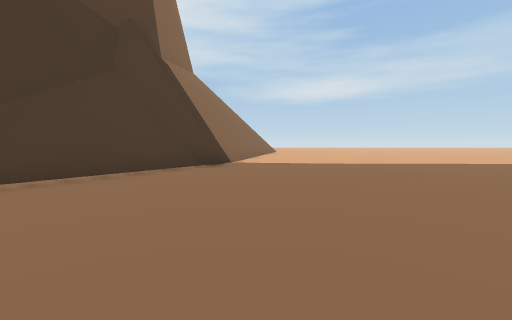
view 1 (above)

17 first-person views from a walk through a scene from a Unity 3-D project. The camera is 1.2 m above the floor, tilts 4° down and sees 90° across. The floor is counted in squares, 2 m on a side. Each view is taken from the middle of a square. On the plan, view 1 faces up. The plan holds only what a view shows up to about 9 squares ahead; the rest is blank. The place goes on beyond the plan. The player is left out.

view 2
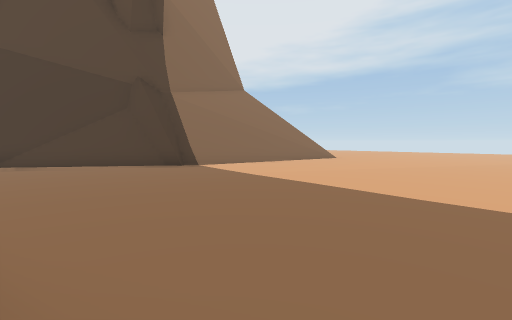

view 3
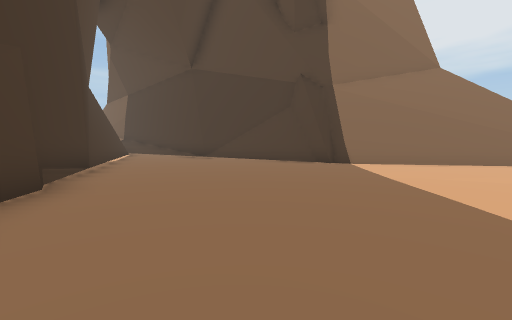

view 4
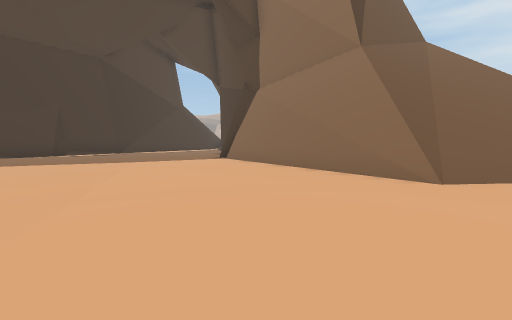

view 5
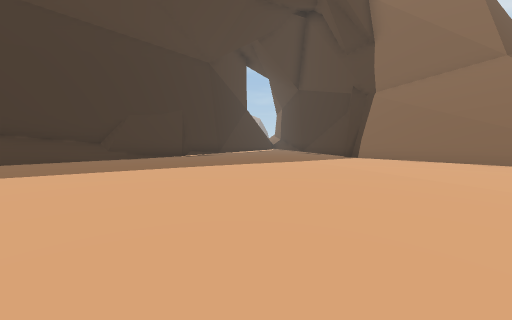

view 6
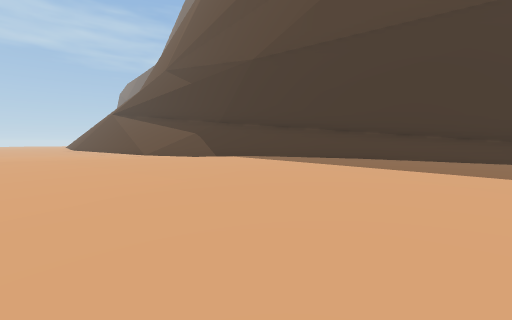

view 7
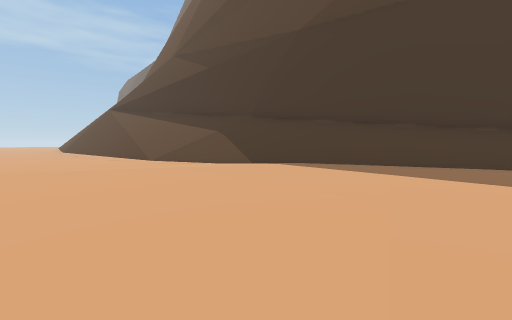

view 8
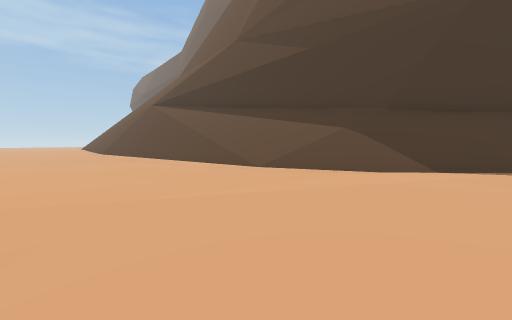

view 9
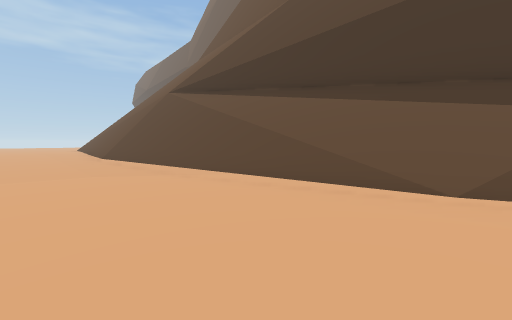

view 10
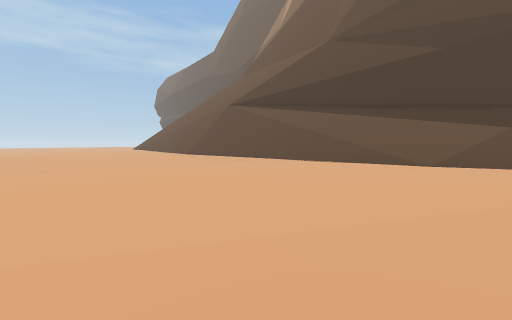

view 11
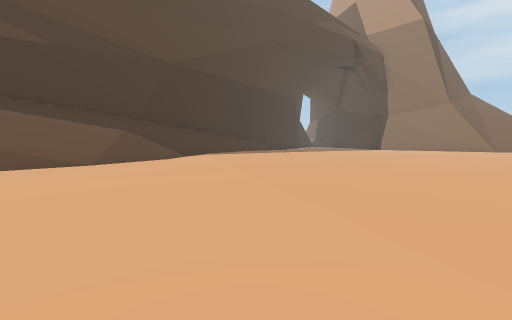

view 12
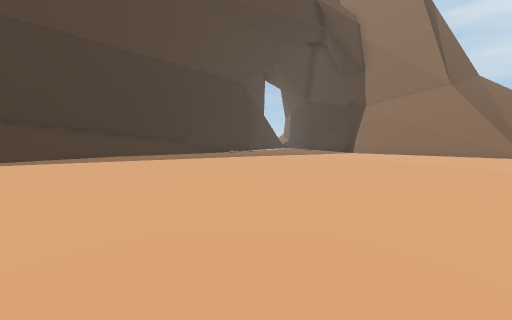

view 13
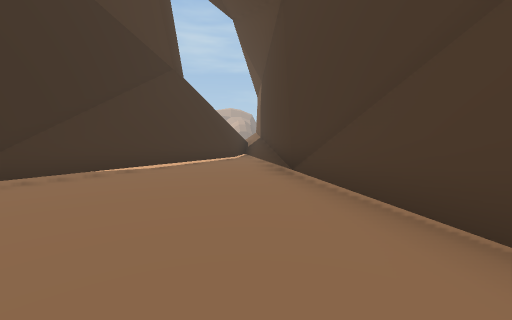

view 14
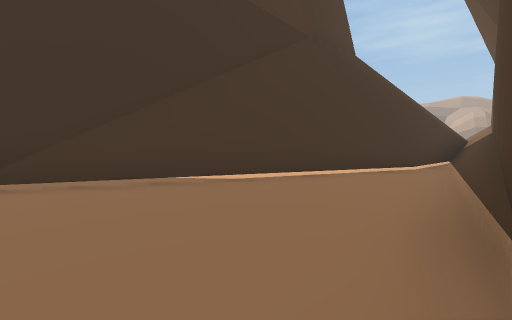

view 15
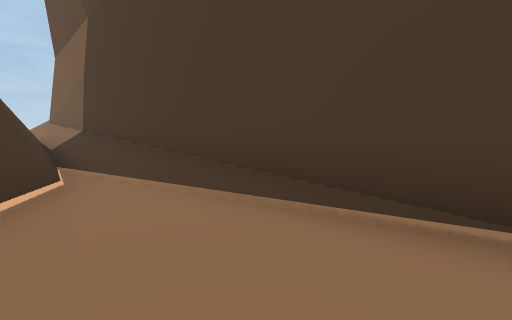

view 16
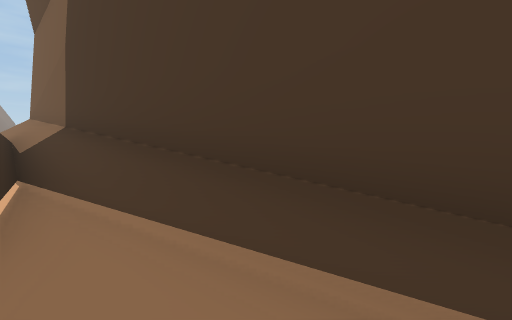

view 17
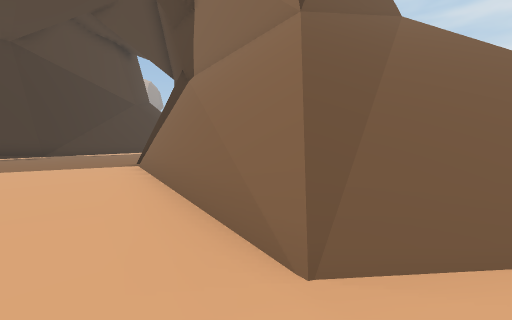

### Floor plan
Key: @ floor where view 1 was taken; # wall or solid block; . main floor; : floor 0.25 m higher than the main floor; - floor 0.25 m lower than the main floor; + floor 0.5 m higher than the main floor; / step, stairs or slope; = window, fence, low wall or low ledge; ^ raised ledge; v drop or lower ground.
Columns run from 13 left of view 1 to 25 right of it. Each row starts with its distance up from view 1.
 14         //////:::............::::......
 13        ////////::...........:::::......
 12        ///////:::..........:::::.......
 11       ^^#=///=:::.......::::::::.......
 10          ^#//#:::.....::::::::::.......
  9           ^/##::....:::::::::::......--
  8           #/#:::..:::::::::::::......-.
  7           ###..:::::::::::::::......###
  6           ###...:::::::::::::.////=v###
  5           ##.....:::::::::++///////////
  4          ##......:::::::+////######^^==
  3         ##........::::///###^        ##
  2         #..........//###^
  1        ##........#####
  0       ##.....@####
 -1      ##/...####
 -2      #/./###
 -3     ######
 -4    ####v#^
 -5   ^##v//#
 -6  ^#=#//#
 -7 ^#/
 -8 #/

Positions as (right, up) in squares from view 1, and headings:
1: (0, 0), facing up
2: (7, 2), facing up-left
3: (7, 4), facing left
4: (5, 14), facing down-left
5: (9, 11), facing down-left
6: (7, 11), facing down-right
7: (10, 10), facing down-right
8: (14, 11), facing down-right
9: (18, 10), facing down-right
10: (17, 14), facing down-right
11: (20, 14), facing down-left
12: (13, 13), facing down-left
13: (0, 5), facing down-left
14: (-3, 3), facing down
15: (-3, 0), facing left
16: (-5, -1), facing left
17: (2, 14), facing down-left
